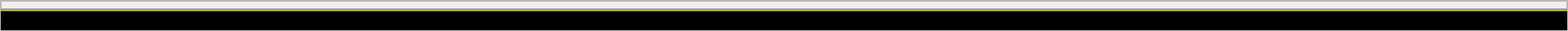
  <widget class="QFrame" name="BottomBoundWrapper">
   <property name="geometry">
    <rect>
     <x>-1</x>
     <y>1045</y>
     <width>1922</width>
     <height>37</height>
    </rect>
   </property>
   <property name="frameShape">
    <enum>QFrame::StyledPanel</enum>
   </property>
   <property name="frameShadow">
    <enum>QFrame::Raised</enum>
   </property>
   <layout class="QVBoxLayout" name="verticalLayout_4">
    <property name="spacing">
     <number>0</number>
    </property>
    <property name="leftMargin">
     <number>0</number>
    </property>
    <property name="topMargin">
     <number>0</number>
    </property>
    <property name="rightMargin">
     <number>0</number>
    </property>
    <property name="bottomMargin">
     <number>0</number>
    </property>
    <item>
     <widget class="QFrame" name="DecorativeElementWrapper">
      <property name="minimumSize">
       <size>
        <width>0</width>
        <height>10</height>
       </size>
      </property>
      <property name="maximumSize">
       <size>
        <width>16777215</width>
        <height>10</height>
       </size>
      </property>
      <property name="frameShape">
       <enum>QFrame::StyledPanel</enum>
      </property>
      <property name="frameShadow">
       <enum>QFrame::Raised</enum>
      </property>
      <widget class="QLabel" name="label">
       <property name="geometry">
        <rect>
         <x>9</x>
         <y>0</y>
         <width>43</width>
         <height>10</height>
        </rect>
       </property>
       <property name="styleSheet">
        <string notr="true">background-image: url(:/Text-Block-1/Textures PNG/DecorativeElement-1-L.png);</string>
       </property>
       <property name="text">
        <string/>
       </property>
      </widget>
      <widget class="QLabel" name="label_2">
       <property name="geometry">
        <rect>
         <x>776</x>
         <y>0</y>
         <width>43</width>
         <height>10</height>
        </rect>
       </property>
       <property name="styleSheet">
        <string notr="true">background-image: url(:/Text-Block-1/Textures PNG/DecorativeElement-1-R.png);</string>
       </property>
       <property name="text">
        <string/>
       </property>
      </widget>
      <widget class="QLabel" name="label_3">
       <property name="geometry">
        <rect>
         <x>1868</x>
         <y>0</y>
         <width>43</width>
         <height>10</height>
        </rect>
       </property>
       <property name="styleSheet">
        <string notr="true">background-image: url(:/Text-Block-1/Textures PNG/DecorativeElement-1-R.png);</string>
       </property>
       <property name="text">
        <string/>
       </property>
      </widget>
      <widget class="QLabel" name="label_4">
       <property name="geometry">
        <rect>
         <x>1101</x>
         <y>0</y>
         <width>43</width>
         <height>10</height>
        </rect>
       </property>
       <property name="styleSheet">
        <string notr="true">background-image: url(:/Text-Block-1/Textures PNG/DecorativeElement-1-L.png);</string>
       </property>
       <property name="text">
        <string/>
       </property>
      </widget>
     </widget>
    </item>
    <item>
     <widget class="QLabel" name="BottomBorder">
      <property name="minimumSize">
       <size>
        <width>0</width>
        <height>3</height>
       </size>
      </property>
      <property name="maximumSize">
       <size>
        <width>16777215</width>
        <height>3</height>
       </size>
      </property>
      <property name="styleSheet">
       <string notr="true">background: qlineargradient(spread:pad, x1:0, y1:0, x2:0, y2:1, stop:0 rgba(174, 156, 82, 255), stop:0.337079 rgba(174, 156, 82, 255), stop:0.339799 rgba(190, 195, 64, 255), stop:0.657303 rgba(190, 195, 64, 255), stop:0.662469 rgba(131, 118, 63, 255), stop:1 rgba(131, 118, 63, 255))</string>
      </property>
      <property name="text">
       <string/>
      </property>
     </widget>
    </item>
    <item>
     <widget class="QLabel" name="BottomBound">
      <property name="minimumSize">
       <size>
        <width>0</width>
        <height>23</height>
       </size>
      </property>
      <property name="maximumSize">
       <size>
        <width>16777215</width>
        <height>23</height>
       </size>
      </property>
      <property name="styleSheet">
       <string notr="true">background: black;</string>
      </property>
      <property name="text">
       <string/>
      </property>
     </widget>
    </item>
   </layout>
  </widget>
